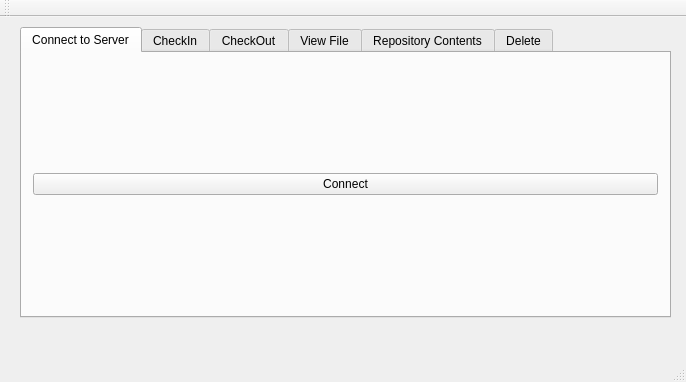
<?xml version="1.0" encoding="UTF-8"?>
<ui version="4.0">
 <class>MainWindow</class>
 <widget class="QMainWindow" name="MainWindow">
  <property name="geometry">
   <rect>
    <x>0</x>
    <y>0</y>
    <width>686</width>
    <height>382</height>
   </rect>
  </property>
  <property name="windowTitle">
   <string>MainWindow</string>
  </property>
  <widget class="QWidget" name="centralWidget">
   <widget class="QTabWidget" name="tabWidget">
    <property name="geometry">
     <rect>
      <x>20</x>
      <y>10</y>
      <width>651</width>
      <height>291</height>
     </rect>
    </property>
    <property name="sizePolicy">
     <sizepolicy hsizetype="Preferred" vsizetype="Preferred">
      <horstretch>0</horstretch>
      <verstretch>0</verstretch>
     </sizepolicy>
    </property>
    <property name="currentIndex">
     <number>0</number>
    </property>
    <widget class="QWidget" name="connectTab">
     <attribute name="title">
      <string>Connect to Server</string>
     </attribute>
     <layout class="QVBoxLayout" name="verticalLayout">
      <item>
       <widget class="QPushButton" name="Connect">
        <property name="text">
         <string>Connect</string>
        </property>
       </widget>
      </item>
     </layout>
    </widget>
    <widget class="QWidget" name="checkinTab">
     <attribute name="title">
      <string>CheckIn</string>
     </attribute>
     <widget class="QWidget" name="layoutWidget">
      <property name="geometry">
       <rect>
        <x>10</x>
        <y>10</y>
        <width>631</width>
        <height>241</height>
       </rect>
      </property>
      <layout class="QVBoxLayout" name="verticalLayout_2">
       <item>
        <widget class="QLabel" name="checkInLabel">
         <property name="text">
          <string>Client Storage</string>
         </property>
        </widget>
       </item>
       <item>
        <widget class="QListWidget" name="CheckInlistWidget"/>
       </item>
       <item>
        <widget class="QPushButton" name="checkinButton">
         <property name="enabled">
          <bool>false</bool>
         </property>
         <property name="text">
          <string>CheckIn File</string>
         </property>
        </widget>
       </item>
       <item>
        <widget class="QPushButton" name="checkinRefresh">
         <property name="text">
          <string>Refresh</string>
         </property>
        </widget>
       </item>
      </layout>
     </widget>
    </widget>
    <widget class="QWidget" name="ckeckoutTab">
     <attribute name="title">
      <string>CheckOut</string>
     </attribute>
     <widget class="QWidget" name="layoutWidget">
      <property name="geometry">
       <rect>
        <x>10</x>
        <y>10</y>
        <width>631</width>
        <height>241</height>
       </rect>
      </property>
      <layout class="QVBoxLayout" name="verticalLayout_3">
       <item>
        <widget class="QLabel" name="checkoutLabel">
         <property name="text">
          <string>Server Storage</string>
         </property>
        </widget>
       </item>
       <item>
        <widget class="QListWidget" name="checkoutlistWidget">
         <property name="sizePolicy">
          <sizepolicy hsizetype="Preferred" vsizetype="Preferred">
           <horstretch>0</horstretch>
           <verstretch>0</verstretch>
          </sizepolicy>
         </property>
        </widget>
       </item>
       <item>
        <widget class="QPushButton" name="checkoutpushButton">
         <property name="enabled">
          <bool>false</bool>
         </property>
         <property name="text">
          <string>CheckOut File</string>
         </property>
        </widget>
       </item>
       <item>
        <widget class="QPushButton" name="checkoutRefresh">
         <property name="text">
          <string>Refresh</string>
         </property>
        </widget>
       </item>
      </layout>
     </widget>
    </widget>
    <widget class="QWidget" name="ViewFile">
     <attribute name="title">
      <string>View File</string>
     </attribute>
     <widget class="QWidget" name="layoutWidget">
      <property name="geometry">
       <rect>
        <x>10</x>
        <y>10</y>
        <width>631</width>
        <height>241</height>
       </rect>
      </property>
      <layout class="QVBoxLayout" name="verticalLayout_4">
       <item>
        <widget class="QLabel" name="viewServerStorage">
         <property name="text">
          <string>Server Storage</string>
         </property>
        </widget>
       </item>
       <item>
        <widget class="QListWidget" name="viewfilelistWidget"/>
       </item>
       <item>
        <widget class="QPushButton" name="viewFileButton">
         <property name="enabled">
          <bool>false</bool>
         </property>
         <property name="text">
          <string>View File</string>
         </property>
        </widget>
       </item>
       <item>
        <widget class="QPushButton" name="viefilerefresh">
         <property name="text">
          <string>Refresh</string>
         </property>
        </widget>
       </item>
      </layout>
     </widget>
    </widget>
    <widget class="QWidget" name="repositorycontent">
     <attribute name="title">
      <string>Repository Contents</string>
     </attribute>
     <widget class="QWidget" name="layoutWidget">
      <property name="geometry">
       <rect>
        <x>10</x>
        <y>10</y>
        <width>311</width>
        <height>241</height>
       </rect>
      </property>
      <layout class="QVBoxLayout" name="verticalLayout_5">
       <item>
        <widget class="QLabel" name="repoContentServerStorage">
         <property name="text">
          <string>Server Storage</string>
         </property>
        </widget>
       </item>
       <item>
        <widget class="QListWidget" name="listWidget"/>
       </item>
       <item>
        <widget class="QPushButton" name="repoContent">
         <property name="text">
          <string>Refresh</string>
         </property>
        </widget>
       </item>
      </layout>
     </widget>
     <widget class="QWidget" name="layoutWidget">
      <property name="geometry">
       <rect>
        <x>340</x>
        <y>10</y>
        <width>301</width>
        <height>241</height>
       </rect>
      </property>
      <layout class="QVBoxLayout" name="verticalLayout_6">
       <item>
        <widget class="QLabel" name="repoContentClientStorage">
         <property name="text">
          <string>Client Storage</string>
         </property>
        </widget>
       </item>
       <item>
        <widget class="QListWidget" name="clientStorageRepoContent"/>
       </item>
       <item>
        <widget class="QPushButton" name="repoStorageClientStorage">
         <property name="text">
          <string>Refresh</string>
         </property>
        </widget>
       </item>
      </layout>
     </widget>
    </widget>
    <widget class="QWidget" name="deleteTab">
     <attribute name="title">
      <string>Delete</string>
     </attribute>
     <widget class="QWidget" name="layoutWidget">
      <property name="geometry">
       <rect>
        <x>10</x>
        <y>10</y>
        <width>631</width>
        <height>241</height>
       </rect>
      </property>
      <layout class="QVBoxLayout" name="verticalLayout_7">
       <item>
        <widget class="QLabel" name="deleteServerStorage">
         <property name="text">
          <string>Server Storage</string>
         </property>
        </widget>
       </item>
       <item>
        <widget class="QListWidget" name="deleteListWidget"/>
       </item>
       <item>
        <widget class="QPushButton" name="deleteButton">
         <property name="enabled">
          <bool>false</bool>
         </property>
         <property name="text">
          <string>Delete</string>
         </property>
        </widget>
       </item>
       <item>
        <widget class="QPushButton" name="deleteRefresh">
         <property name="text">
          <string>Refresh</string>
         </property>
        </widget>
       </item>
      </layout>
     </widget>
    </widget>
   </widget>
  </widget>
  <widget class="QMenuBar" name="menuBar">
   <property name="geometry">
    <rect>
     <x>0</x>
     <y>0</y>
     <width>686</width>
     <height>22</height>
    </rect>
   </property>
  </widget>
  <widget class="QToolBar" name="mainToolBar">
   <attribute name="toolBarArea">
    <enum>TopToolBarArea</enum>
   </attribute>
   <attribute name="toolBarBreak">
    <bool>false</bool>
   </attribute>
  </widget>
  <widget class="QStatusBar" name="statusBar"/>
 </widget>
 <layoutdefault spacing="6" margin="11"/>
 <resources/>
 <connections/>
</ui>
